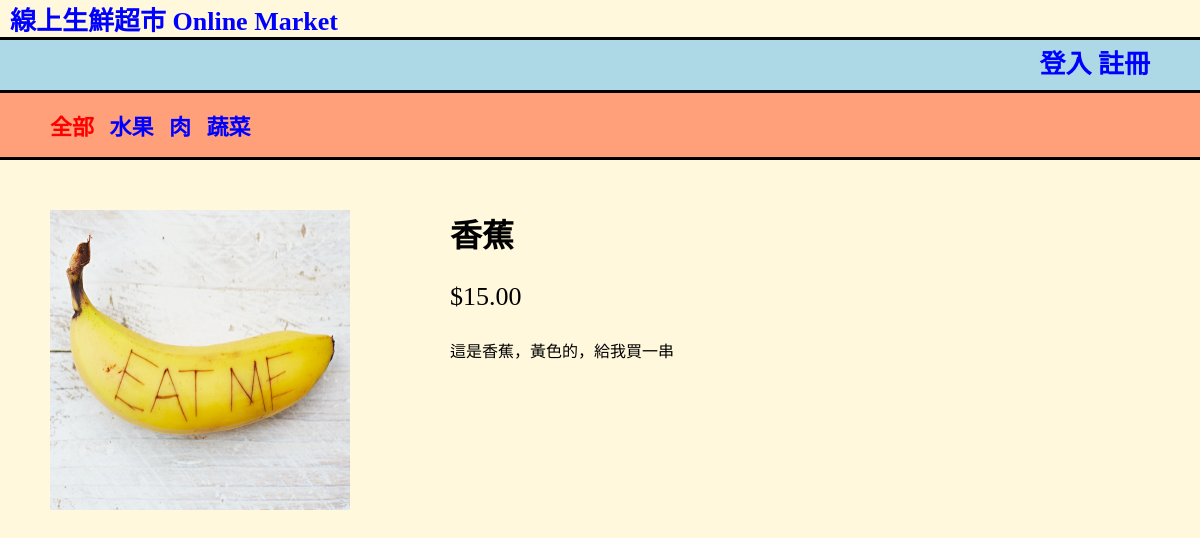
The page /2/banana/ on the database its author committed.
### shop/models.py (models this page shows, shortened)
class Category(models.Model):
    name = models.CharField(max_length=200, db_index=True)
    slug = models.SlugField(max_length=200, db_index=True, unique=True)
    class Meta:
        ordering = ('name',)
        verbose_name = 'category'
        verbose_name_plural = 'categories'
    def get_absolute_url(self):
        return reverse('shop:product_list_by_category',
                       args=[self.slug])

class Product(models.Model):
    category = models.ForeignKey(Category, related_name='products')
    name = models.CharField(max_length=200, db_index=True)
    slug = models.SlugField(max_length=200, db_index=True)
    image = models.ImageField(upload_to='products/%Y/%m/%d', blank=True)
    description = models.TextField(blank=True)
    price = models.DecimalField(max_digits=10, decimal_places=2)
    stock = models.PositiveIntegerField()
    available = models.BooleanField(default=True)
    created = models.DateTimeField(auto_now_add=True)
    updated = models.DateTimeField(auto_now=True)
    class Meta:
        ordering = ('name',)
        index_together = (('id', 'slug'),)

### shop/views.py (the view)
def product_detail(request, id, slug):
    category = None
    categories = Category.objects.all()
    products = Product.objects.filter(available=True)
    product = get_object_or_404(Product, id=id, slug=slug, available=True)
    return render(request, 'shop/product/detail.html', {'category': category,
                                                        'categories': categories, 'product': product})

### shop/templates/shop/product/detail.html (shortened to what this page needs)
{% extends "shop/base.html" %}
{% load staticfiles %}
{% block content %}
    <div id="sidebar">
        <ul>
            <li class="selected">
                <a href="{% url "shop:product_list" %}" style="color: red;margin-left: 10px;">全部</a>
                {% for c in categories %}
                    <a href="{{ c.get_absolute_url }}" style="margin-left: 10px;"> {{ c.name }}</a>
                {% endfor %}
            </li>
        </ul>
    </div>
    <div class="product-detail">
        <img src="{% if product.image %}{{ product.image.url }}{% else %}
                  {% static "images/no_image.png" %}{% endif %}" style="margin-left:50px;margin-right: 100px;
                  float: left;width: 300px;height: 300px;">
        <h1>{{ product.name }}</h1>
        <p class="price">${{ product.price }}</p>
            {{ product.description|linebreaks }}
    </div>
{% endblock %}

### shop/static/css/base.css (style rules this page uses)
body { background-color: cornsilk; margin: 0 auto; padding: 0 auto; }
a { position:relative; text-decoration:none; color: blue; }
ul, li { position:relative; }
#sidebar { background-color: lightsalmon; width: 100%; border-bottom-style:solid; border-top-style: solid; margin-bottom: 50px; }
.selected { font-size: 22px; font-weight: bold; list-style-type: none; }
.price { font-size: 26px; }

### rows shown on the page
Category: name "水果"
Category: name "肉"
Category: name "蔬菜"
Product: image (picture), name "香蕉", price "15.00", description "這是香蕉，黃色的，給我買一串"
